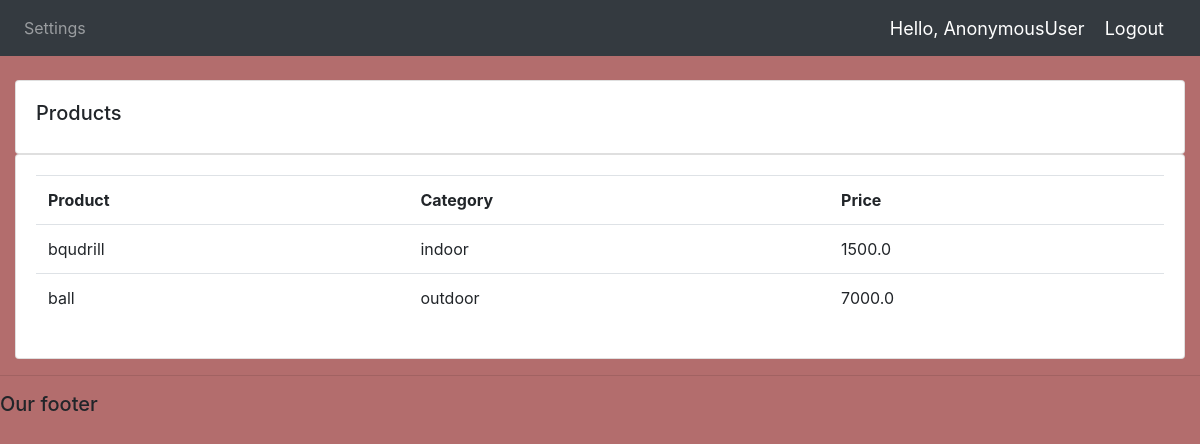
Page /products on the committed database.
### accounts/models.py (models this page shows, shortened)
class Product(models.Model):
    CATEGORY = (
        ('indoor' ,'indoor'),
        ('outdoor' ,'outdoor'),
    )
    name = models.CharField(max_length=255 ,null =True)
    price =  models.FloatField(max_length=255,null =True)
    category =  models.CharField(max_length=255,null =True,choices = CATEGORY)
    description =  models.CharField(max_length=255,null =True, blank=True)
    date_created = models.DateTimeField(auto_now_add =True ,null =True)
    tags = models.ManyToManyField(Tag)

### accounts/views.py (the view)
# urls.py: path('products', ProductView, name ="product"),
def ProductView(request):
        products = Product.objects.all()
        return render(request , "products.html",{'products' :products})

### templates/products.html
{%  extends 'main.html' %}
{% block content %}
		<br>
		<div class="row">
			<div class="col-md">
				<div class="card card-body">
					<h5>Products</h5>
				</div>
				<div class="card card-body">
					<table class="table">
						<tr>
							<th>Product</th>
							<th>Category</th>
							<th>Price</th>
						</tr>
						{% for i in products %}
							<tr>
								<td>{{i.name}}</td>
								<td>{{i.category}}</td>
								<td>{{i.price}}</td>
							</tr>
						{% endfor %}
					</table>
				</div>
			</div>
		</div>
{% endblock content %}

### static/css/main.css (style rules this page uses)
body { background-color: rgb(179, 109, 109); }

### rows in the picture
Product: name "bqudrill", category "indoor", price "1500.0"
Product: name "ball", category "outdoor", price "7000.0"

### other values in the picture
{{ request.user }} "AnonymousUser"
